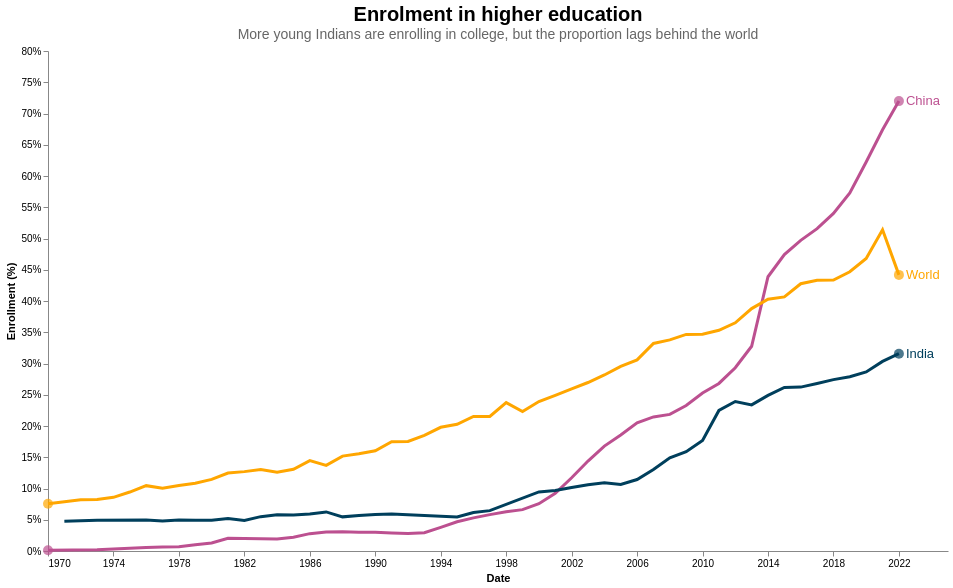

Vega-Lite specification for this chart:
### Vega-Lite specification from a JSON file in a GitHub repository (floating-point values rounded to 4 significant figures; data arrays with more than 128 entries replaced by an {"elided": "..."} marker saying what was removed)
{"config": {"view": {"continuousWidth": 300, "continuousHeight": 300, "strokeWidth": 0}, "axis": {"domain": false, "grid": false, "tickSize": 5}}, "layer": [{"mark": {"type": "line", "size": 3}, "encoding": {"color": {"field": "Country_code", "legend": null, "scale": {"domain": ["India", "China", "World"], "range": ["#003f5c", "#bc5090", "#ffa600"]}, "type": "nominal"}, "x": {"axis": {"domain": true, "format": "d", "grid": false, "ticks": true, "values": [1970.0, 1971.0, 1972.0, 1973.0, 1974.0, 1975.0, 1976.0, 1977.0, 1978.0, 1979.0, 1980.0, 1981.0, 1982.0, 1983.0, 1984.0, 1985.0, 1986.0, 1987.0, 1988.0, 1989.0, 1990.0, 1991.0, 1992.0, 1993.0, 1994.0, 1995.0, 1996.0, 1997.0, 1998.0, 1999.0, 2000.0, 2001.0, 2002.0, 2003.0, 2004.0, 2005.0, 2006.0, 2007.0, 2008.0, 2009.0, 2010.0, 2011.0, 2012.0, 2013.0, 2014.0, 2015.0, 2016.0, 2017.0, 2018.0, 2019.0, 2020.0, 2021.0, 2022.0]}, "field": "Year", "scale": {"domain": [1970, 2022]}, "title": "Date", "type": "quantitative"}, "y": {"axis": {"domain": true, "format": "d", "grid": false, "labelExpr": "datum.value + \"%\"", "ticks": true}, "field": "Enrollment", "scale": {"domain": [0, 80]}, "title": "Enrollment (%)", "type": "quantitative"}}, "transform": [{"filter": "((datum.Year >= year_start) && (datum.Year <= year_end))"}]}, {"mark": {"type": "circle", "size": 100}, "encoding": {"color": {"field": "Country_code", "legend": null, "scale": {"domain": ["India", "China", "World"], "range": ["#003f5c", "#bc5090", "#ffa600"]}, "type": "nominal"}, "x": {"axis": {"domain": true, "format": "d", "grid": false, "ticks": true, "values": [1970.0, 1971.0, 1972.0, 1973.0, 1974.0, 1975.0, 1976.0, 1977.0, 1978.0, 1979.0, 1980.0, 1981.0, 1982.0, 1983.0, 1984.0, 1985.0, 1986.0, 1987.0, 1988.0, 1989.0, 1990.0, 1991.0, 1992.0, 1993.0, 1994.0, 1995.0, 1996.0, 1997.0, 1998.0, 1999.0, 2000.0, 2001.0, 2002.0, 2003.0, 2004.0, 2005.0, 2006.0, 2007.0, 2008.0, 2009.0, 2010.0, 2011.0, 2012.0, 2013.0, 2014.0, 2015.0, 2016.0, 2017.0, 2018.0, 2019.0, 2020.0, 2021.0, 2022.0]}, "field": "Year", "scale": {"domain": [1970, 2022]}, "title": "Date", "type": "quantitative"}, "y": {"axis": {"domain": true, "format": "d", "grid": false, "labelExpr": "datum.value + \"%\"", "ticks": true}, "field": "Enrollment", "scale": {"domain": [0, 80]}, "title": "Enrollment (%)", "type": "quantitative"}}, "transform": [{"filter": "(datum.Year === year_start)"}]}, {"mark": {"type": "circle", "size": 100}, "encoding": {"color": {"field": "Country_code", "legend": null, "scale": {"domain": ["India", "China", "World"], "range": ["#003f5c", "#bc5090", "#ffa600"]}, "type": "nominal"}, "x": {"axis": {"domain": true, "format": "d", "grid": false, "ticks": true, "values": [1970.0, 1971.0, 1972.0, 1973.0, 1974.0, 1975.0, 1976.0, 1977.0, 1978.0, 1979.0, 1980.0, 1981.0, 1982.0, 1983.0, 1984.0, 1985.0, 1986.0, 1987.0, 1988.0, 1989.0, 1990.0, 1991.0, 1992.0, 1993.0, 1994.0, 1995.0, 1996.0, 1997.0, 1998.0, 1999.0, 2000.0, 2001.0, 2002.0, 2003.0, 2004.0, 2005.0, 2006.0, 2007.0, 2008.0, 2009.0, 2010.0, 2011.0, 2012.0, 2013.0, 2014.0, 2015.0, 2016.0, 2017.0, 2018.0, 2019.0, 2020.0, 2021.0, 2022.0]}, "field": "Year", "scale": {"domain": [1970, 2022]}, "title": "Date", "type": "quantitative"}, "y": {"axis": {"domain": true, "format": "d", "grid": false, "labelExpr": "datum.value + \"%\"", "ticks": true}, "field": "Enrollment", "scale": {"domain": [0, 80]}, "title": "Enrollment (%)", "type": "quantitative"}}, "transform": [{"filter": "(datum.Year === year_end)"}]}, {"data": {"name": "data-7dd28def072108fd87192b26fa317b4e"}, "mark": {"type": "text", "align": "left", "dx": 7, "fontSize": 13, "fontWeight": 400}, "encoding": {"color": {"field": "Country_code", "legend": null, "scale": {"domain": ["India", "China", "World"], "range": ["#003f5c", "#bc5090", "#ffa600"]}, "type": "nominal"}, "text": {"field": "Country_code", "type": "nominal"}, "x": {"field": "Year", "type": "quantitative"}, "y": {"field": "Enrollment", "type": "quantitative"}}, "transform": [{"filter": "(datum.Year === year_end)"}]}], "data": {"name": "data-ef2ea2830b8694584f10346890807d2e"}, "height": 500, "params": [{"name": "year_start", "bind": {"input": "range", "max": 2022, "min": 1970, "name": "Start Year: ", "step": 1}, "value": 1970}, {"name": "year_end", "bind": {"input": "range", "max": 2022, "min": 1970, "name": "End Year: ", "step": 1}, "value": 2022}], "title": {"text": "Enrolment in higher education", "subtitle": "More young Indians are enrolling in college, but the proportion lags behind the world", "fontSize": 20, "subtitleFontSize": 14, "subtitleColor": "#666666"}, "width": 900, "$schema": "https://vega.github.io/schema/vega-lite/v5.20.1.json", "datasets": {"data-ef2ea2830b8694584f10346890807d2e": {"elided": "146 records"}, "data-7dd28def072108fd87192b26fa317b4e": [{"Country_code": "China", "Year": 2022, "Enrollment": 71.98}, {"Country_code": "India", "Year": 2022, "Enrollment": 31.57}, {"Country_code": "World", "Year": 2022, "Enrollment": 44.18}]}}
